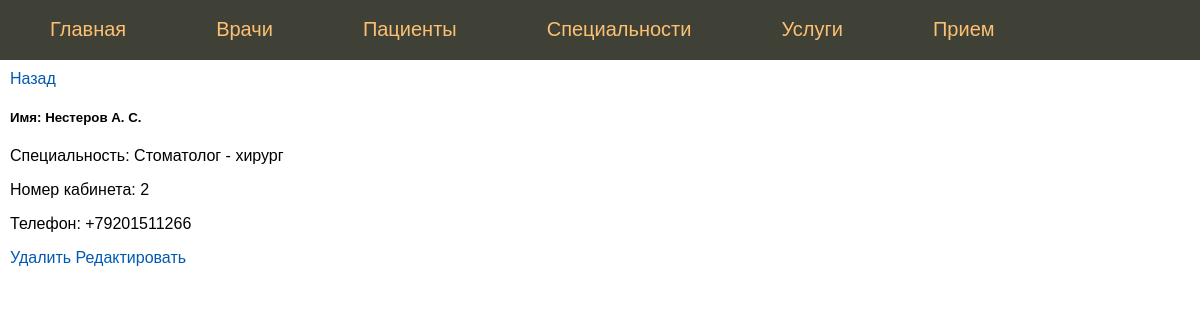
Page /doctors/1 on the committed database.
### app.py (models this page shows, shortened)
class Doctors(db.Model):
    id = db.Column(db.Integer, primary_key=True)
    name = db.Column(db.String(100), nullable=False)
    speciality_id = db.Column(db.Integer, db.ForeignKey('specialties.id'))
    cabinet = db.Column(db.String(8), nullable=False)
    phone = db.Column(db.String(12), unique=True)
    d = db.relationship('Appointments', backref='doctors', uselist=False)

class Specialties(db.Model):
    id = db.Column(db.Integer, primary_key=True)
    name = db.Column(db.String(50), unique=True, nullable=False)
    spec = db.relationship('Doctors', backref='specialties', uselist=False)

### app.py (the view)
@app.route("/doctors/<int:id>")
def show_doctors_detail(id):
    spec = Specialties.query.all()
    doctor = Doctors.query.get(id)
    return render_template('doctors-detail.html', doctor=doctor, spec=spec)

### templates/doctors-detail.html (shortened to what this page needs)
{% extends 'layout.html' %}
{% block content %}
<a href="/doctors">Назад</a>
<div>
    <h5>Имя: {{doctor.name}}</h5>
    {% for s in spec %}
    {% if s.id == doctor.speciality_id %}
    <p>Специальность: {{s.name}}</p>
    {% endif %}
    {% endfor %}
    <p>Номер кабинета: {{doctor.cabinet}}</p>
    <p>Телефон: {{doctor.phone}}</p>
</div>
<a href="/doctors/{{doctor.id}}/delete">Удалить</a>
<a href="/doctors/{{doctor.id}}/update">Редактировать</a>
{% endblock %}

### static/css/styles.css (style rules this page uses)
html, body { font-family: 'Arial'; margin: 0; padding: 0; height: 100%; width: 100%; }
a { color: #0059b2; text-decoration: none; }

### rows in the picture
Doctors: name "Нестеров А. С.", cabinet "2", phone "+79201511266"
Specialties: name "Стоматолог - хирург"
